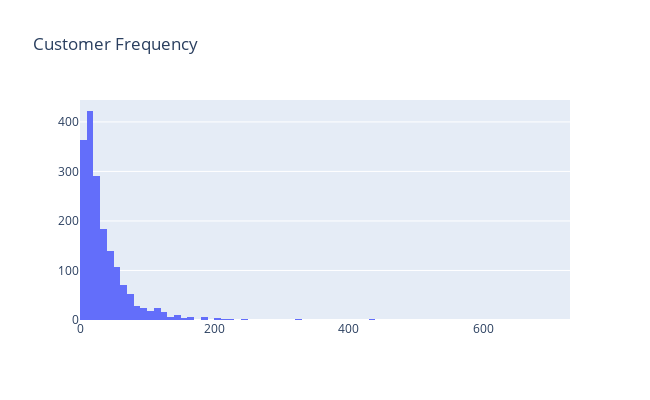

The notebook cell this image was saved under:
### Markdown cell above
# Check and prepare Data Before Model building

* Normalized predictors
* outliers
* multicollinearity

### Code cell
#plot the histogram
configure_plotly_browser_state()
plot_data = [go.Histogram(x=uk_user.query('Frequency < 1000')['Frequency'])]
    
plot_layout = go.Layout( title='Customer Frequency', width = 650, height = 400)
    
fig = go.Figure(data=plot_data, layout=plot_layout)
iplot(fig)

### Figure 1 — Plotly figure (JSON) as saved in the notebook; plotly's stock layout.template omitted (floating-point values rounded to 4 significant figures; data arrays with more than 128 entries replaced by an {"elided": "..."} marker saying what was removed)
{"data": [{"x": {"elided": "1805 int values"}, "type": "histogram"}], "layout": {"width": 650, "title": {"text": "Customer Frequency"}, "height": 400}}
